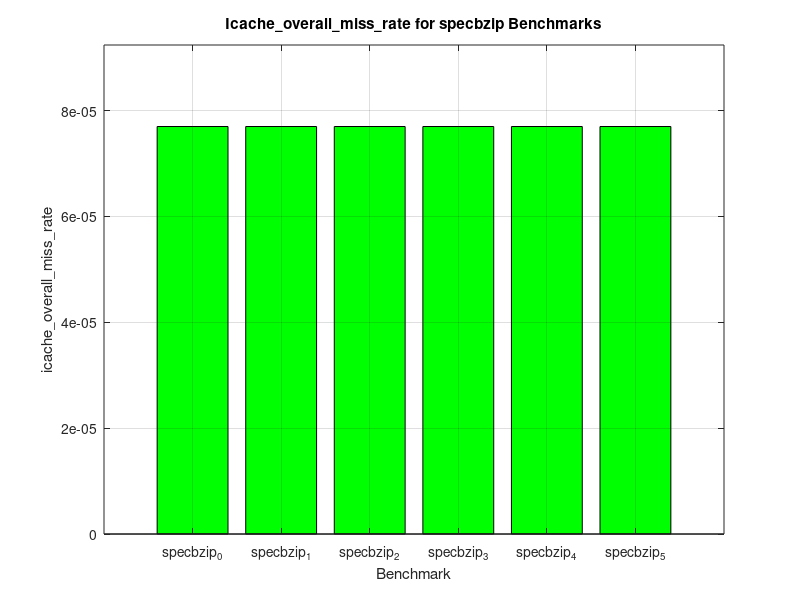
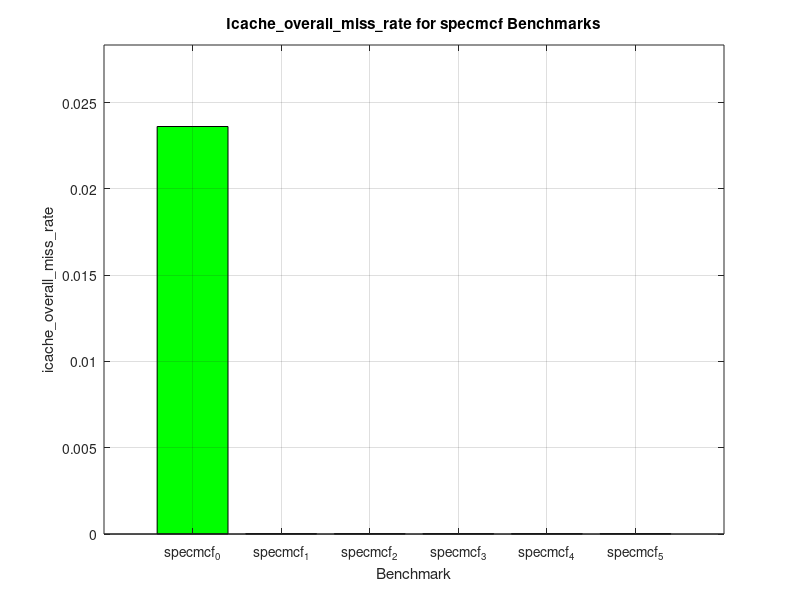
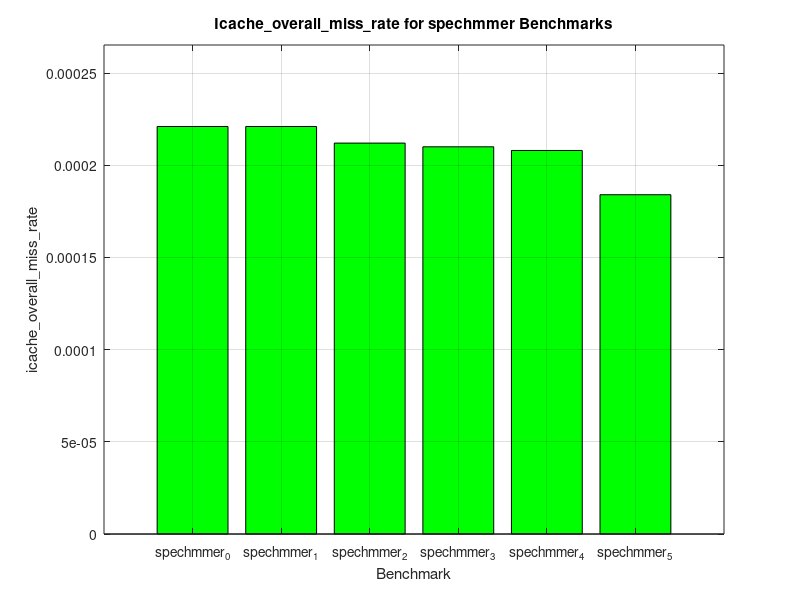
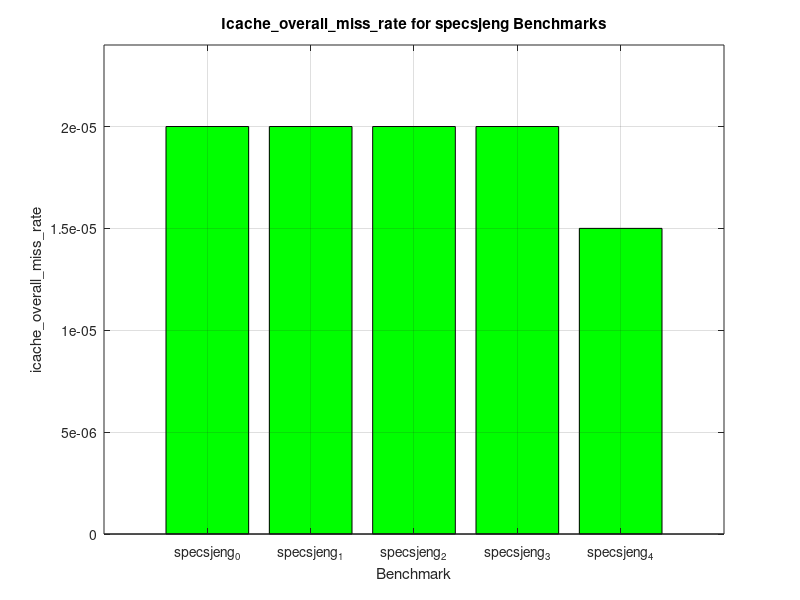

These figures' MATLAB source, in order:
% Create folder for graphs
output_folder = 'icache_miss_graphs';
if ~exist(output_folder, 'dir')
   mkdir(output_folder);
end

% Data
benchmarks_specbzip = {'specbzip_0', 'specbzip_1', 'specbzip_2', 'specbzip_3', 'specbzip_4', 'specbzip_5'};
benchmarks_specmcf = {'specmcf_0', 'specmcf_1', 'specmcf_2', 'specmcf_3', 'specmcf_4', 'specmcf_5'};
benchmarks_spechmmer = {'spechmmer_0', 'spechmmer_1', 'spechmmer_2', 'spechmmer_3', 'spechmmer_4', 'spechmmer_5'};
benchmarks_specsjeng = {'specsjeng_0', 'specsjeng_1', 'specsjeng_2', 'specsjeng_3', 'specsjeng_4'};
benchmarks_speclibm = {'speclibm_0', 'speclibm_1', 'speclibm_2', 'speclibm_3', 'speclibm_4'};

icache_overall_miss_rate_specbzip = [0.000077, 0.000077, 0.000077, 0.000077, 0.000077, 0.000077];
icache_overall_miss_rate_specmcf = [0.023612, 0.000018, 0.000018, 0.000018, 0.000018, 0.000018];
icache_overall_miss_rate_spechmmer = [0.000221, 0.000221, 0.000212, 0.000210, 0.000208, 0.000184];
icache_overall_miss_rate_specsjeng = [0.000020, 0.000020, 0.000020, 0.000020, 0.000015];
icache_overall_miss_rate_speclibm = [0.000094, 0.000094, 0.000094, 0.000094, 0.000112];

% Plot and save specbzip
figure('Position', [100 100 800 500]);
bar(1:length(benchmarks_specbzip), icache_overall_miss_rate_specbzip, 'green');
title('Icache\_overall\_miss\_rate for specbzip Benchmarks');
xlabel('Benchmark');
ylabel('icache\_overall\_miss\_rate');
set(gca, 'XTick', 1:length(benchmarks_specbzip), 'XTickLabel', benchmarks_specbzip);
ylim([0 max(icache_overall_miss_rate_specbzip)*1.2]);
xtickangle(45);
grid on;
saveas(gcf, fullfile(output_folder, 'icache_misses_plot_specbzip.png'));
close;

% Plot and save specmcf
figure('Position', [100 100 800 500]);
bar(1:length(benchmarks_specmcf), icache_overall_miss_rate_specmcf, 'green');
title('Icache\_overall\_miss\_rate for specmcf Benchmarks');
xlabel('Benchmark');
ylabel('icache\_overall\_miss\_rate');
set(gca, 'XTick', 1:length(benchmarks_specmcf), 'XTickLabel', benchmarks_specmcf);
ylim([0 max(icache_overall_miss_rate_specmcf)*1.2]);
xtickangle(45);
grid on;
saveas(gcf, fullfile(output_folder, 'icache_misses_plot_specmcf.png'));
close;

% Plot and save spechmmer
figure('Position', [100 100 800 500]);
bar(1:length(benchmarks_spechmmer), icache_overall_miss_rate_spechmmer, 'green');
title('Icache\_overall\_miss\_rate for spechmmer Benchmarks');
xlabel('Benchmark');
ylabel('icache\_overall\_miss\_rate');
set(gca, 'XTick', 1:length(benchmarks_spechmmer), 'XTickLabel', benchmarks_spechmmer);
ylim([0 max(icache_overall_miss_rate_spechmmer)*1.2]);
xtickangle(45);
grid on;
saveas(gcf, fullfile(output_folder, 'icache_misses_plot_spechmmer.png'));
close;

% Plot and save specsjeng  
figure('Position', [100 100 800 500]);
bar(1:length(benchmarks_specsjeng), icache_overall_miss_rate_specsjeng, 'green');
title('Icache\_overall\_miss\_rate for specsjeng Benchmarks');
xlabel('Benchmark');
ylabel('icache\_overall\_miss\_rate');
set(gca, 'XTick', 1:length(benchmarks_specsjeng), 'XTickLabel', benchmarks_specsjeng);
ylim([0 max(icache_overall_miss_rate_specsjeng)*1.2]);
xtickangle(45);
grid on;
saveas(gcf, fullfile(output_folder, 'icache_misses_plot_specsjeng.png'));
close;

% Plot and save speclibm
figure('Position', [100 100 800 500]);
bar(1:length(benchmarks_speclibm), icache_overall_miss_rate_speclibm, 'green');
title('Icache\_overall\_miss\_rate for speclibm Benchmarks');
xlabel('Benchmark');
ylabel('icache\_overall\_miss\_rate');
set(gca, 'XTick', 1:length(benchmarks_speclibm), 'XTickLabel', benchmarks_speclibm);
ylim([0 max(icache_overall_miss_rate_speclibm)*1.2]);
xtickangle(45);
grid on;
saveas(gcf, fullfile(output_folder, 'icache_misses_plot_speclibm.png'));
close;